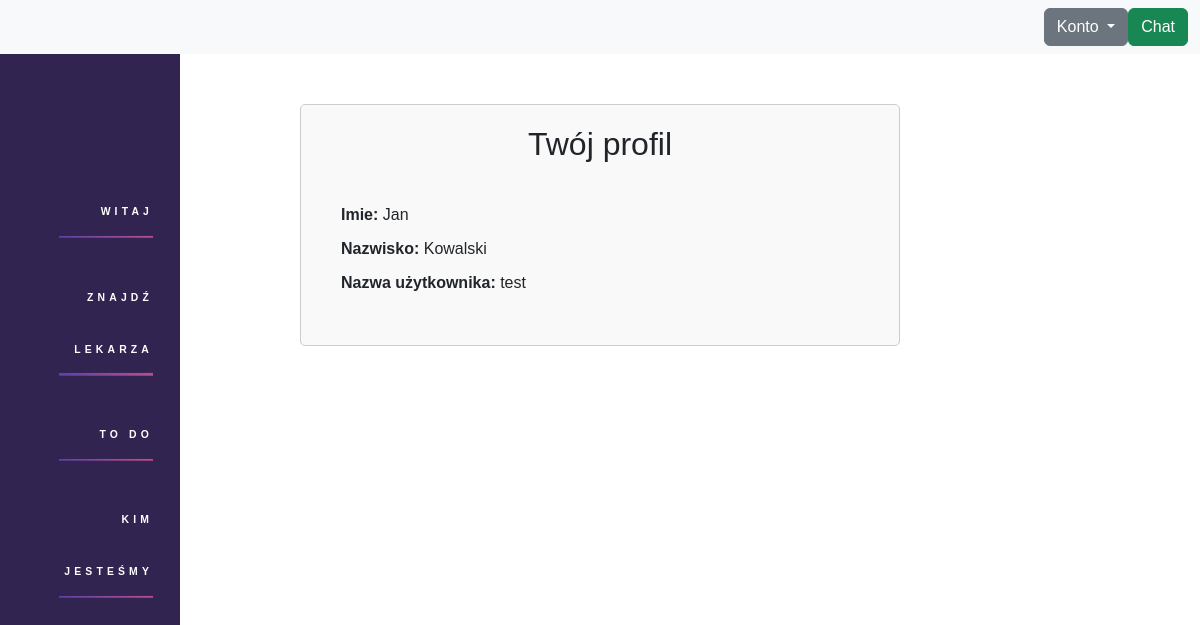
/profile/ (signed in), run on the app's committed database.
### base/models.py (models this page shows)
class User(AbstractUser):
    isDoctor = models.BooleanField(default=False)
    friends = models.ManyToManyField('self', symmetrical=True, default=None)

### base/views.py (the view)
# urls.py: path('profile/', show_profile, name='profile' ),
def show_profile(request):
    user = request.user
    if user.isDoctor:
        doctorctx = True
        doctor_info = DoctorInfo.objects.get(user=user)
    else:
        doctorctx = False
        doctor_info = None
    context = {
        'doctorCtx' : doctorctx,
        'user': user,
        'doctorInfo': doctor_info
    }
    return render(request, 'base/profile.html' , context)

### base/templates/base/profile.html (shortened to what this page needs)
{% include 'base/layout.html' %}
<!DOCTYPE html>
<html>
<head>
    <link href="https://cdn.jsdelivr.net/npm/bootstrap@5.3.0-alpha1/dist/css/bootstrap.min.css" rel="stylesheet">
    <link href="/static/css/ProfileStyleSheet.css" rel="stylesheet" type='text/css' media='screen'>
</head>
<body>
  {% if user.is_authenticated %}
    <div class="profile">
        <h2>Twój profil</h2>
        <div class="profile-info">
          <div class="info-row">
            <span class="info-label">Imie:</span>
            <span class="info-value">{{user.first_name}}</span>
          </div>
          <div class="info-row">
            <span class="info-label">Nazwisko:</span>
            <span class="info-value">{{user.last_name}}</span>
          </div>
          <div class="info-row">
            <span class="info-label">Nazwa użytkownika:</span>
            <span class="info-value">{{user.username}}</span>
          </div>
            </div>
      </div>
      {% endif %}
</body>
</html>

### static/css/NavbarStyleSheet.css (style rules this page uses)
html { font-family: Arial; font-size: 16px; }

### static/css/ProfileStyleSheet.css (style rules this page uses)
body { font-family: Arial, sans-serif; margin: 0; padding: 0; }
.profile { max-width: 600px; margin: 50px auto; padding: 20px; border: 1px solid #ccc; border-radius: 5px; background-color: #f9f9f9; }
.profile h2 { margin-bottom: 20px; text-align: center; }
.profile-info { padding: 20px; }
.info-row { margin-bottom: 10px; }
.info-label { font-weight: bold; }

### data on the page
User: first_name "Jan", last_name "Kowalski", username "test"
